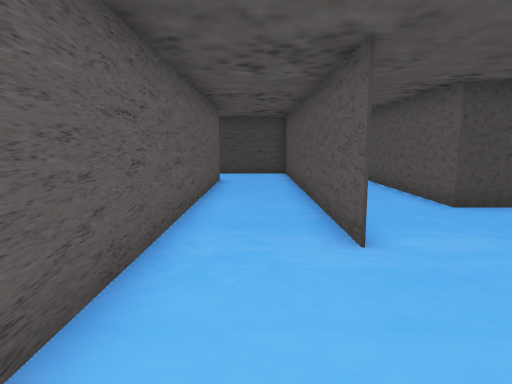
View 1 (above)

24 first-person views from a walk through a 3-D level made in the Unity game engine. The camera is 1.4 m above the floor, tilts 8° down and sees 75° across. The floor is counted in squares, 1 m on a side. Each view is taken from the middle of a square. On the plan, view 1 faces up. The plan holds only what a view shows up to about 15 squares ahead; the rest is blank. The place goes on beyond the plan. The player is left out. Some animated figures are not drawn. Some surface patterns are stand-ins.

View 2
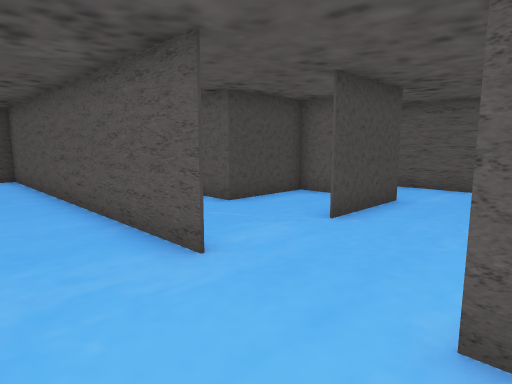

View 3
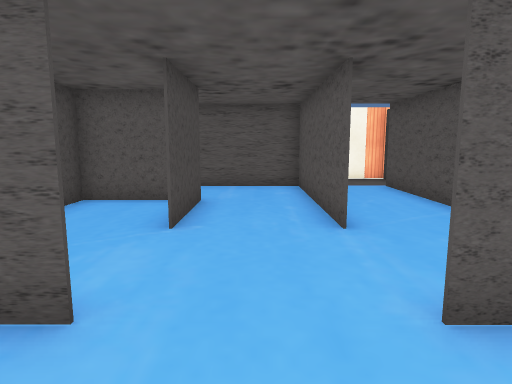

View 4
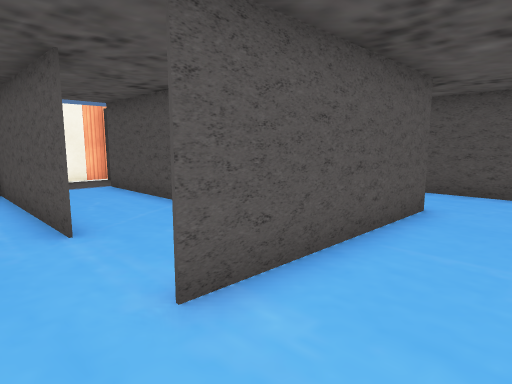

View 5
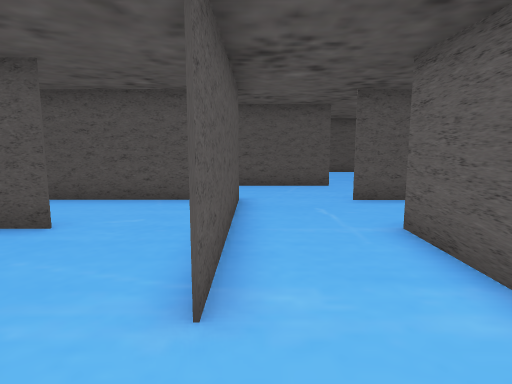

View 6
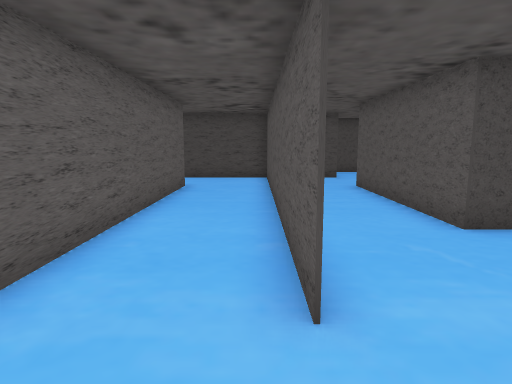

View 7
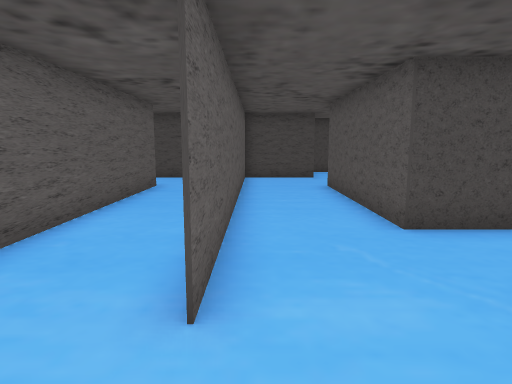

View 8
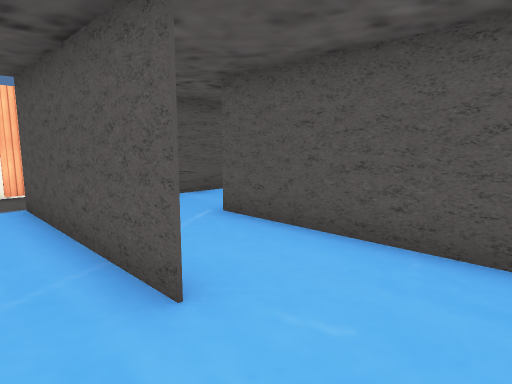

View 9
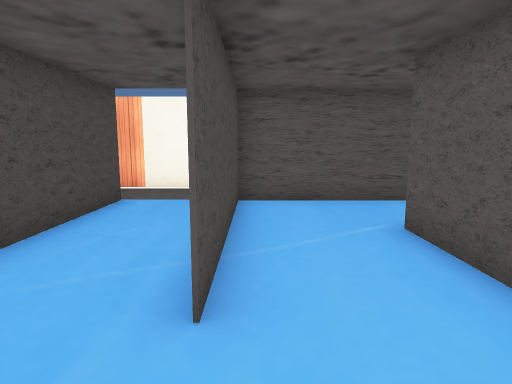

View 10
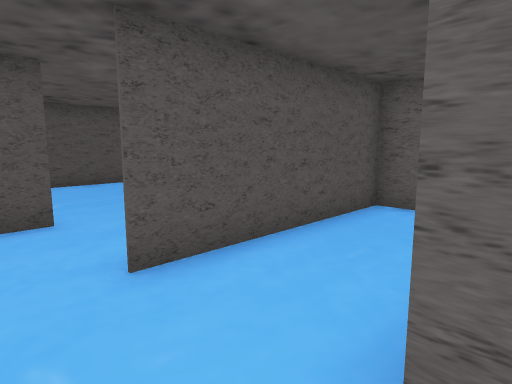

View 11
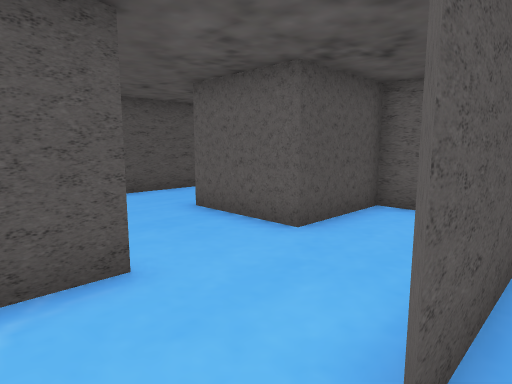

View 12
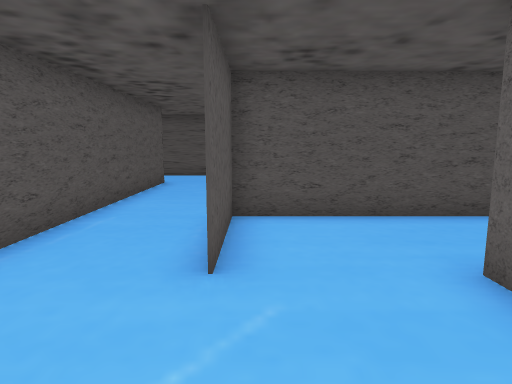

View 13
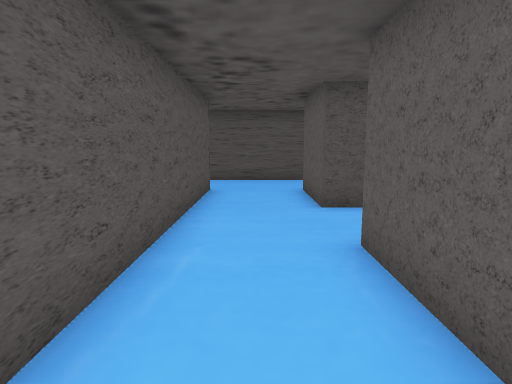

View 14
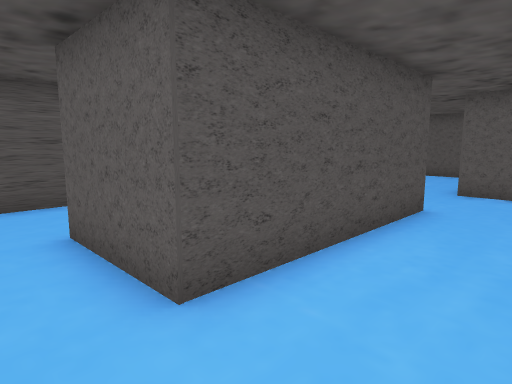

View 15
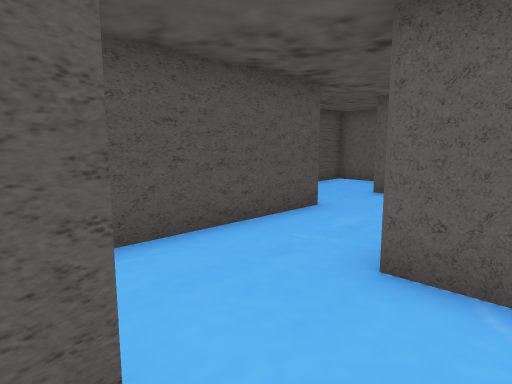

View 16
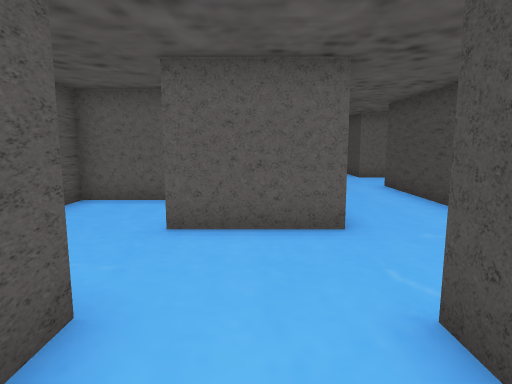

View 17
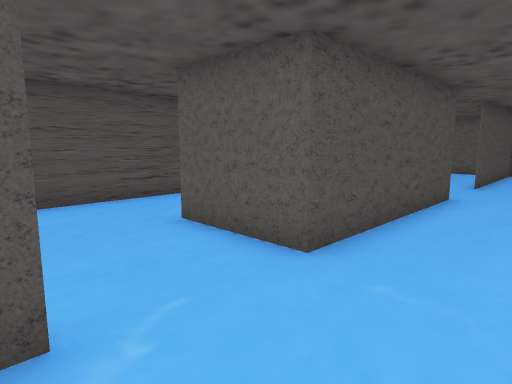

View 18
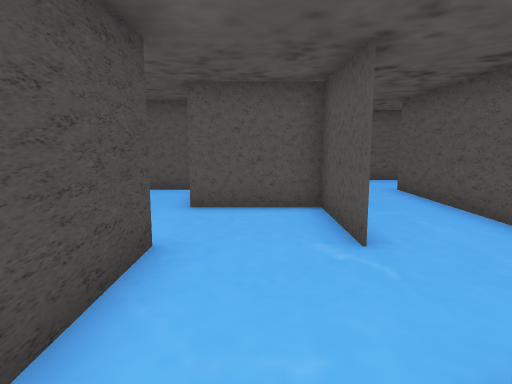

View 19
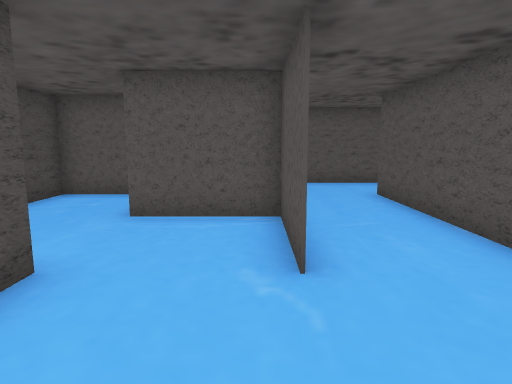

View 20
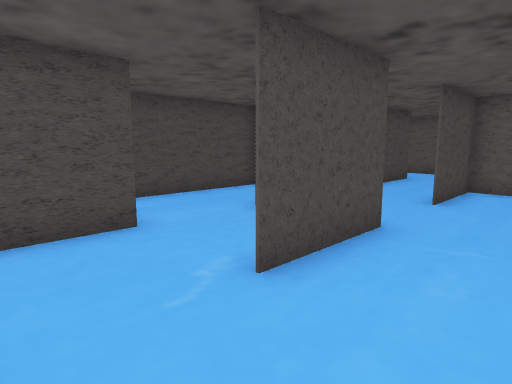

View 21
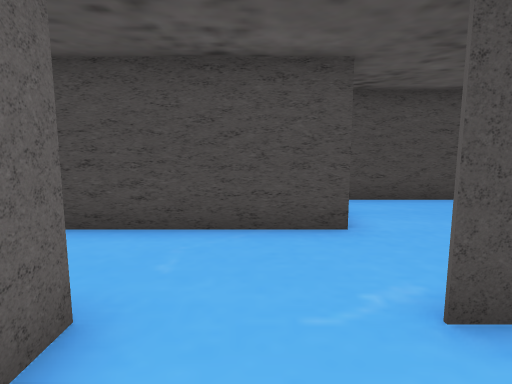

View 22
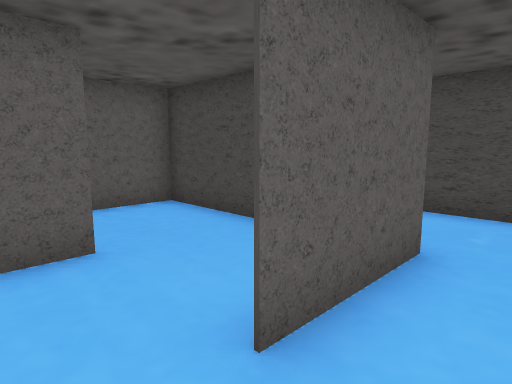

View 23
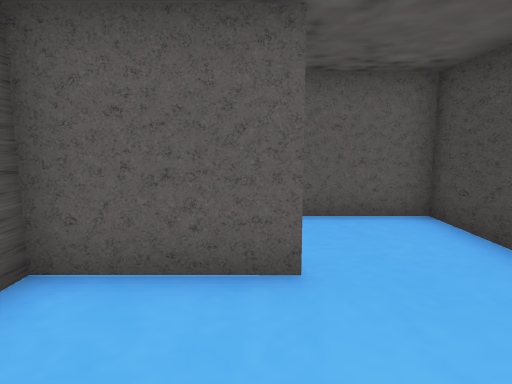

View 24
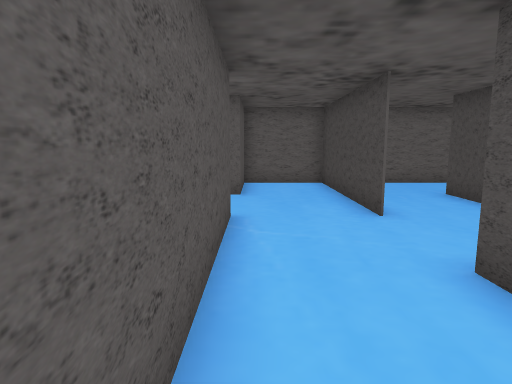

### Floor plan
Points are (right, up) in squares from view 1. A wall is a line through its corners. A room is listed if a view was taken in it or the views show most of it. See-through windows are left out.
Room 1 (views 1, 2, 3, 4, 5, 6, 7, 8, 9, 10, 11)
walls: (4.4, 1.5) (10.4, 1.5) (10.4, 5.7); (1.5, 4.3) (1.5, 16.6); (4.4, -1.5) (10.5, -1.5); (7.6, 4.4) (4.5, 4.4); (7.5, 5.2) (7.5, 7.4) (4.5, 7.4) (4.5, 13.6); (10.5, 1.5) (6.4, 1.5); (2.5, -4.5) (7.6, -4.5); (1.4, -4.5) (1.5, 1.6); (-3, -1.6) (-4.6, -1.6); (10.4, -6.9) (10.4, -1.6) (4.4, -1.6); (-7.5, 0.2) (-7.5, -5); (-1.5, 13.6) (-1.5, -1.5); (-7.5, -4.5) (-1.5, -4.5); (1.5, 15.7) (1.5, 4.5); (4.6, 16.5) (-1.4, 16.5)
ways out: opening at (-0.5, -5) to room 2; opening at (-2, 14.5)
Room 2 (views 12, 13, 14, 15, 16, 17, 18, 19, 20, 21, 22, 23, 24)
walls: (-6.8, -13.5) (-1.5, -13.5) (-1.5, -10.4); (-1.5, -10.8) (-1.5, -13.5) (-3.9, -13.5); (-10.5, -15.3) (-10.5, -16.5) (-10.5, -13.4); (-10.5, -16.5) (-13.5, -16.5) (-10.5, -16.5); (-4.5, -20.8) (-4.5, -16.5) (-7.6, -16.5) (-1.5, -16.5) (-1.5, -19.5); (1.4, -19.5) (1.4, -10.7); (-2.4, -22.5) (1.9, -22.5); (-1.6, -7.5) (4.5, -7.5); (-13.4, -13.5) (-22.5, -13.5); (-13.6, -19.5) (-7.4, -19.5); (-7.5, -5) (-7.5, -7.5) (-4.5, -7.5) (-4.5, -10.5); (-1.5, -4.5) (-7.5, -4.5); (2, -4.5) (1.4, -4.5); (-19.5, -19.4) (-19.5, -22.5) (-14.6, -22.5); (-22.6, -16.5) (-16.5, -16.5) (-16.5, -19.5)
ways out: opening at (-0.5, -5) to room 1; opening at (-23, -14); opening at (-20, -18.5); opening at (-12.5, -14); opening at (-6.5, -20); opening at (1, -9.5)

Where each view was taken, in squares from view 1:
view 1: 0 up, 0 right, facing up
view 2: 1 up, 1 left, facing up-right
view 3: 3 up, 1 left, facing right
view 4: 3 up, 1 left, facing down-right
view 5: 4 up, 1 right, facing down
view 6: 2 up, 1 right, facing up
view 7: 2 up, 2 right, facing up
view 8: 0 up, 2 right, facing down-right
view 9: 2 down, 2 right, facing right
view 10: 1 down, 0 right, facing down-left
view 11: 4 down, 0 right, facing down-left
view 12: 7 down, 2 left, facing down
view 13: 9 down, 0 right, facing down
view 14: 14 down, 0 right, facing down-left
view 15: 15 down, 7 left, facing down-left
view 16: 18 down, 11 left, facing left
view 17: 14 down, 13 left, facing down-left
view 18: 15 down, 18 left, facing right
view 19: 16 down, 17 left, facing right
view 20: 19 down, 16 left, facing up-right
view 21: 19 down, 15 left, facing up
view 22: 21 down, 15 left, facing up-left
view 23: 20 down, 16 left, facing left
view 24: 7 down, 5 right, facing left
